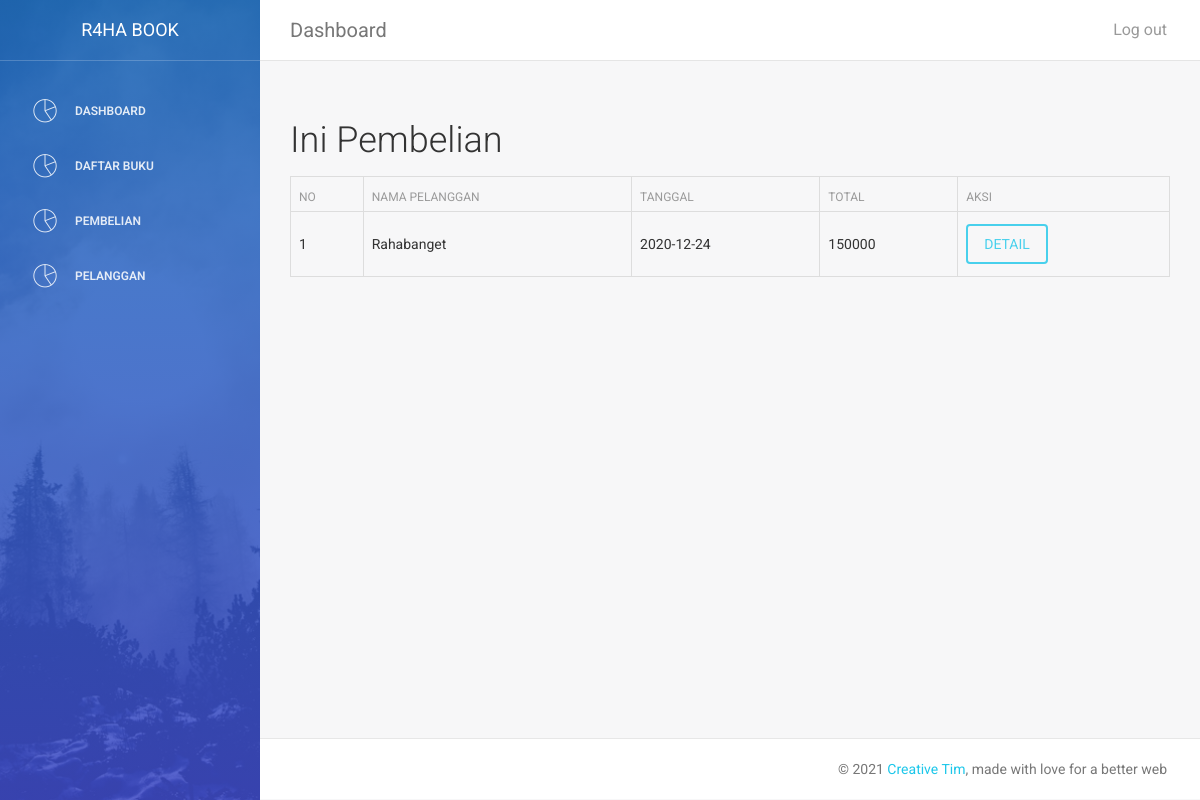
The app's page /admin/index.php?halaman=pembelian (signed in), older data.
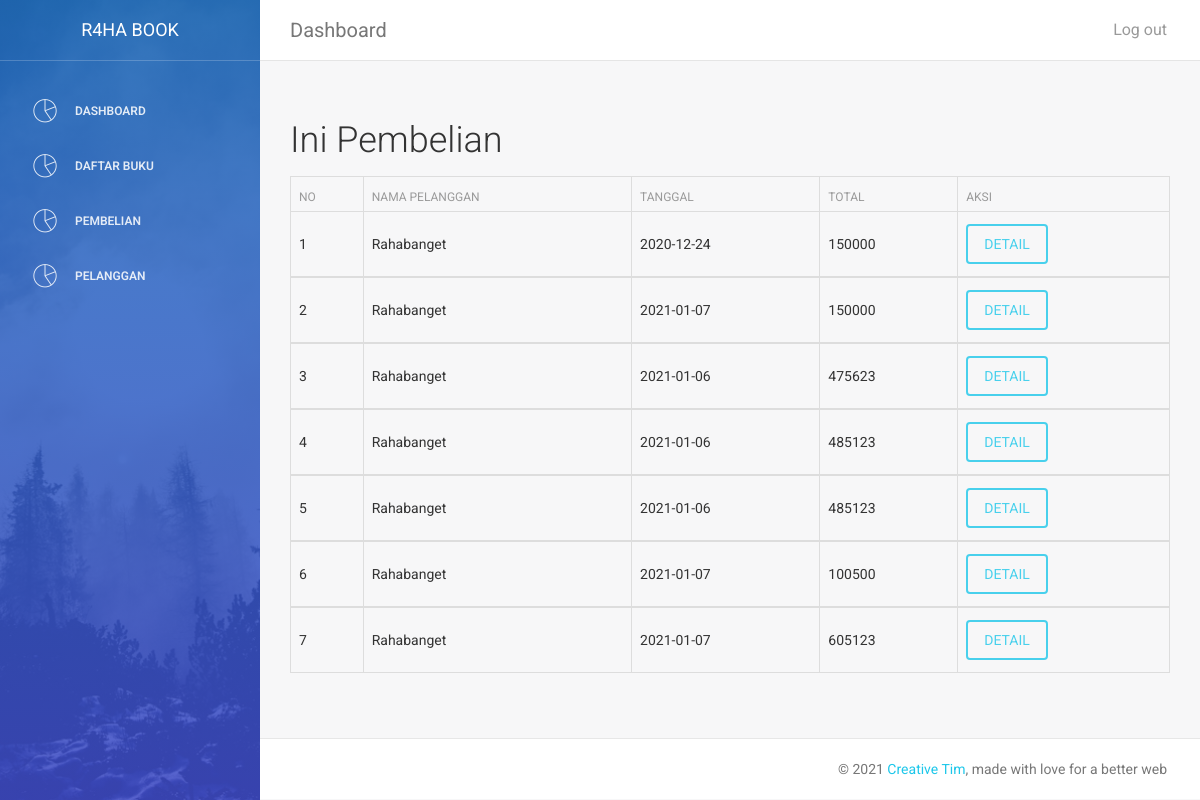
The same page, newer data.
### tables this page shows
CREATE TABLE `pembelian` (
  `id_pembelian` int(11) NOT NULL,
  `id_pelanggan` int(11) DEFAULT NULL,
  `id_ongkir` int(11) NOT NULL,
  `tarif` int(11) NOT NULL,
  `tanggal_pembelian` date DEFAULT NULL,
  `total_pembelian` int(11) DEFAULT NULL
);

CREATE TABLE `pelanggan` (
  `id_pelanggan` int(11) NOT NULL,
  `email_pelanggan` varchar(100) DEFAULT NULL,
  `password_pelanggan` varchar(100) DEFAULT NULL,
  `nama_pelanggan` varchar(100) DEFAULT NULL,
  `telepon_pelanggan` varchar(20) DEFAULT NULL
);

### admin/pembelian.php (the view)
<h2>Ini Pembelian</h2>
<table class="table table-bordered">
    <thead>
        <tr>
            <th>No</th>
            <th>Nama Pelanggan</th>
            <th>Tanggal</th>
            <th>Total</th>
            <th>AKSI</th>
        </tr>
    </thead>
    <?php
        $ambil=$koneksi->query("SELECT * FROM pembelian JOIN pelanggan ON pembelian.id_pelanggan=pelanggan.id_pelanggan");
        $no = 1;
        while($pecah = $ambil->fetch_assoc()){
    ?>
    <tbody>
        <tr>
            <td><?php echo $no; ?></td>
            <td><?php echo $pecah['nama_pelanggan']; ?></td>
            <td><?php echo $pecah['tanggal_pembelian']; ?></td>
            <td><?php echo $pecah['total_pembelian']; ?></td>
            <td>
                <a href="index.php?halaman=detail&id=<?php echo $pecah['id_pembelian']; ?>" class="btn btn-info">DETAIL</a>
            </td>
        </tr>
        <?php $no++ ?>
        <?php } ?>
    </tbody>
</table>

### admin/index.php (shortened to what this page needs)
<?php
    include 'koneksi/koneksi.php';
?>
<!doctype html>
<html lang="en">
<head>
    <link href="assets/css/bootstrap.min.css" rel="stylesheet" />
    <link href="assets/css/animate.min.css" rel="stylesheet"/>
    <link href="assets/css/light-bootstrap-dashboard.css?v=1.4.0" rel="stylesheet"/>
    <link href="assets/css/demo.css" rel="stylesheet" />
    <link href="http://maxcdn.bootstrapcdn.com/font-awesome/4.2.0/css/font-awesome.min.css" rel="stylesheet">
    <link href="assets/css/pe-icon-7-stroke.css" rel="stylesheet" />
</head>
<body>
<div class="wrapper">
    <div class="sidebar" data-color="blue" data-image="assets/img/sidebar-5.jpg">
    	<div class="sidebar-wrapper">
            <div class="logo">
                <a href="http://www.keyzex.com" class="simple-text">
                    R4HA BOOK
                </a>
            </div>
            <ul class="nav">
                <li><a href="index.php"><i class="pe-7s-graph"></i><p>Dashboard</p></a></li>
                <li><a href="index.php?halaman=buku"><i class="pe-7s-graph"></i><p>Daftar Buku</p></a></li>
                <li><a href="index.php?halaman=pembelian"><i class="pe-7s-graph"></i><p>Pembelian</p></a></li>
                <li><a href="index.php?halaman=pelanggan"><i class="pe-7s-graph"></i><p>Pelanggan</p></a></li>
            </ul>
    	</div>
    </div>
    <div class="main-panel">
        <nav class="navbar navbar-default navbar-fixed">
            <div class="container-fluid">
                <div class="navbar-header">
                    <a class="navbar-brand" href="index.php">Dashboard</a>
                </div>
                <div class="collapse navbar-collapse">
                    <ul class="nav navbar-nav navbar-right">
                        <li><a href="index.php?halaman=logout"><p>Log out</p></a></li>
                    </ul>
                </div>
            </div>
        </nav>
        <div class="content">
            <div class="container-fluid">
                    <?php
                        if(isset($_GET['halaman'])){
                            if($_GET['halaman']=='buku'){
                                include 'buku.php';
                            }
                            elseif($_GET['halaman']=='pembelian'){
                                include 'pembelian.php';
                            }
                            elseif($_GET['halaman']=='pelanggan'){
                                include 'pelanggan.php';
                            }
                            elseif($_GET['halaman']=='tambahbuku'){
                                include 'tambah_buku.php';
                            }
                            elseif($_GET['halaman']=='detail'){
                                include 'detail.php';
                            }
                            elseif($_GET['halaman']=='hapusbuku'){
                                include 'hapus_buku.php';
                            }
                            elseif($_GET['halaman']=='ubahbuku'){
                                include 'ubah_buku.php';
                            }
                            elseif($_GET['halaman']=='logout'){
                                include 'logout.php';
                            }
                        }
                        else{
                            include 'greetings.php';
                        }
                    ?>
            </div>
        </div>
        <footer class="footer">
            <div class="container-fluid">
                <p class="copyright pull-right">
                    &copy; <script>document.write(new Date().getFullYear())</script> <a href="http://www.creative-tim.com">Creative Tim</a>, made with love for a better web
                </p>
            </div>
        </footer>
    </div>
</div>
</body>
</html>

Row changes from the older to the newer data that the page shows:
added pembelian: id_pelanggan.nama_pelanggan "Rahabanget", tanggal_pembelian "2021-01-07", total_pembelian "150000"
added pembelian: id_pelanggan.nama_pelanggan "Rahabanget", tanggal_pembelian "2021-01-06", total_pembelian "475623"
added pembelian: id_pelanggan.nama_pelanggan "Rahabanget", tanggal_pembelian "2021-01-06", total_pembelian "485123"
added pembelian: id_pelanggan.nama_pelanggan "Rahabanget", tanggal_pembelian "2021-01-06", total_pembelian "485123"
added pembelian: id_pelanggan.nama_pelanggan "Rahabanget", tanggal_pembelian "2021-01-07", total_pembelian "100500"
added pembelian: id_pelanggan.nama_pelanggan "Rahabanget", tanggal_pembelian "2021-01-07", total_pembelian "605123"
